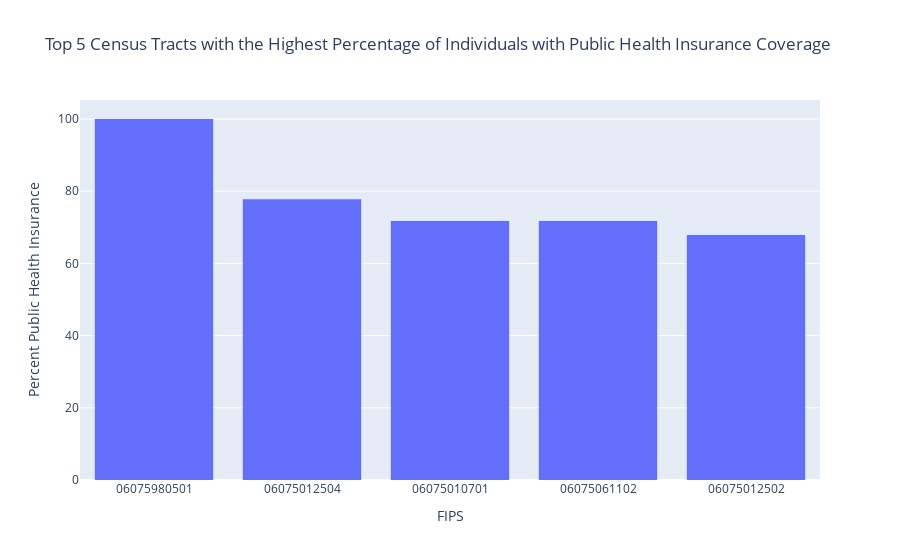

Notebook code cell kept with this figure:
### Code cell
# creating an interactive bar chart for public health insurance coverage by census tract
HIdf_sorted[['FIPS','Percent Public Health Insurance']].head(5)

fig=px.bar(HIdf_sorted.head(5),
           x='FIPS',
           y='Percent Public Health Insurance',
           title='Top 5 Census Tracts with the Highest Percentage of Individuals with Public Health Insurance Coverage'
          )
fig.update_traces(marker_line_width=0)
           
fig.show()

### Figure 1 — Plotly figure (JSON) as saved in the notebook; plotly's stock layout.template omitted (floating-point values rounded to 4 significant figures)
{"data": [{"alignmentgroup": "True", "hovertemplate": "FIPS=%{x}<br>Percent Public Health Insurance=%{y}<extra></extra>", "legendgroup": "", "marker": {"color": "#636efa", "line": {"width": 0}, "pattern": {"shape": ""}}, "name": "", "offsetgroup": "", "orientation": "v", "showlegend": false, "textposition": "auto", "type": "bar", "x": ["06075980501", "06075012504", "06075010701", "06075061102", "06075012502"], "xaxis": "x", "y": [100, 77.8, 71.75, 71.72, 67.88], "yaxis": "y"}], "layout": {"autosize": true, "barmode": "relative", "dragmode": "lasso", "legend": {"tracegroupgap": 0}, "title": {"text": "Top 5 Census Tracts with the Highest Percentage of Individuals with Public Health Insurance Coverage"}, "xaxis": {"anchor": "y", "autorange": true, "domain": [0, 1], "range": [-0.5, 4.5], "title": {"text": "FIPS"}, "type": "category"}, "yaxis": {"anchor": "x", "autorange": true, "domain": [0, 1], "range": [0, 105.3], "title": {"text": "Percent Public Health Insurance"}, "type": "linear"}}}
